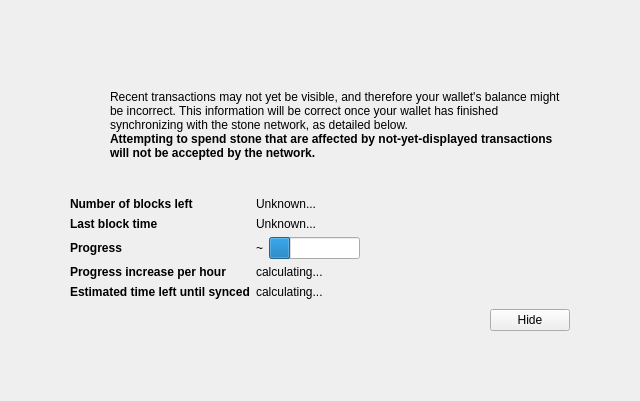
<?xml version="1.0" encoding="UTF-8"?>
<ui version="4.0">
 <class>ModalOverlay</class>
 <widget class="ModalOverlay" name="ModalOverlay">
  <property name="geometry">
   <rect>
    <x>0</x>
    <y>0</y>
    <width>640</width>
    <height>401</height>
   </rect>
  </property>
  <property name="windowTitle">
   <string>Form</string>
  </property>
  <layout class="QVBoxLayout" name="verticalLayout" stretch="0">
   <property name="sizeConstraint">
    <enum>QLayout::SetDefaultConstraint</enum>
   </property>
   <property name="leftMargin">
    <number>0</number>
   </property>
   <property name="topMargin">
    <number>0</number>
   </property>
   <property name="rightMargin">
    <number>0</number>
   </property>
   <property name="bottomMargin">
    <number>0</number>
   </property>
   <item>
    <widget class="QWidget" name="bgWidget" native="true">
     <property name="styleSheet">
      <string notr="true"/>
     </property>
     <layout class="QVBoxLayout" name="verticalLayoutMain" stretch="0">
      <property name="leftMargin">
       <number>60</number>
      </property>
      <property name="topMargin">
       <number>60</number>
      </property>
      <property name="rightMargin">
       <number>60</number>
      </property>
      <property name="bottomMargin">
       <number>60</number>
      </property>
      <item>
       <widget class="QWidget" name="contentWidget" native="true">
        <property name="styleSheet">
         <string notr="true"/>
        </property>
        <layout class="QVBoxLayout" name="verticalLayoutSub" stretch="1,0,0,0,0">
         <property name="spacing">
          <number>0</number>
         </property>
         <property name="leftMargin">
          <number>10</number>
         </property>
         <property name="topMargin">
          <number>10</number>
         </property>
         <property name="rightMargin">
          <number>10</number>
         </property>
         <property name="bottomMargin">
          <number>10</number>
         </property>
         <item>
          <layout class="QHBoxLayout" name="horizontalLayoutIconText" stretch="0,1">
           <property name="topMargin">
            <number>20</number>
           </property>
           <item>
            <layout class="QVBoxLayout" name="verticalLayoutIcon">
             <property name="leftMargin">
              <number>0</number>
             </property>
             <item>
              <widget class="QPushButton" name="warningIcon">
               <property name="enabled">
                <bool>false</bool>
               </property>
               <property name="text">
                <string/>
               </property>
               <property name="icon">
                <iconset>
                 <normaloff>:/icons/warning</normaloff>
                 <disabledoff>:/icons/warning</disabledoff>:/icons/warning</iconset>
               </property>
               <property name="iconSize">
                <size>
                 <width>48</width>
                 <height>48</height>
                </size>
               </property>
               <property name="flat">
                <bool>true</bool>
               </property>
              </widget>
             </item>
             <item>
              <spacer name="verticalSpacerWarningIcon">
               <property name="orientation">
                <enum>Qt::Vertical</enum>
               </property>
               <property name="sizeHint" stdset="0">
                <size>
                 <width>20</width>
                 <height>40</height>
                </size>
               </property>
              </spacer>
             </item>
            </layout>
           </item>
           <item>
            <layout class="QVBoxLayout" name="verticalLayoutInfoText">
             <property name="leftMargin">
              <number>0</number>
             </property>
             <property name="topMargin">
              <number>0</number>
             </property>
             <item>
              <widget class="QLabel" name="infoText">
               <property name="text">
                <string>Recent transactions may not yet be visible, and therefore your wallet's balance might be incorrect. This information will be correct once your wallet has finished synchronizing with the stone network, as detailed below.</string>
               </property>
               <property name="textFormat">
                <enum>Qt::RichText</enum>
               </property>
               <property name="wordWrap">
                <bool>true</bool>
               </property>
              </widget>
             </item>
             <item>
              <widget class="QLabel" name="infoTextStrong">
               <property name="font">
                <font>
                 <weight>75</weight>
                 <bold>true</bold>
                </font>
               </property>
               <property name="text">
                <string>Attempting to spend stone that are affected by not-yet-displayed transactions will not be accepted by the network.</string>
               </property>
               <property name="textFormat">
                <enum>Qt::RichText</enum>
               </property>
               <property name="wordWrap">
                <bool>true</bool>
               </property>
              </widget>
             </item>
             <item>
              <spacer name="verticalSpacerInTextSpace">
               <property name="orientation">
                <enum>Qt::Vertical</enum>
               </property>
               <property name="sizeHint" stdset="0">
                <size>
                 <width>20</width>
                 <height>40</height>
                </size>
               </property>
              </spacer>
             </item>
            </layout>
           </item>
          </layout>
         </item>
         <item>
          <spacer name="verticalSpacerAfterText">
           <property name="orientation">
            <enum>Qt::Vertical</enum>
           </property>
           <property name="sizeHint" stdset="0">
            <size>
             <width>20</width>
             <height>40</height>
            </size>
           </property>
          </spacer>
         </item>
         <item>
          <layout class="QFormLayout" name="formLayout">
           <property name="fieldGrowthPolicy">
            <enum>QFormLayout::FieldsStayAtSizeHint</enum>
           </property>
           <property name="horizontalSpacing">
            <number>6</number>
           </property>
           <property name="verticalSpacing">
            <number>6</number>
           </property>
           <property name="topMargin">
            <number>10</number>
           </property>
           <item row="0" column="0">
            <widget class="QLabel" name="labelNumberOfBlocksLeft">
             <property name="font">
              <font>
               <weight>75</weight>
               <bold>true</bold>
              </font>
             </property>
             <property name="text">
              <string>Number of blocks left</string>
             </property>
            </widget>
           </item>
           <item row="0" column="1">
            <widget class="QLabel" name="numberOfBlocksLeft">
             <property name="text">
              <string>Unknown...</string>
             </property>
            </widget>
           </item>
           <item row="1" column="0">
            <widget class="QLabel" name="labelLastBlockTime">
             <property name="font">
              <font>
               <weight>75</weight>
               <bold>true</bold>
              </font>
             </property>
             <property name="text">
              <string>Last block time</string>
             </property>
            </widget>
           </item>
           <item row="1" column="1">
            <widget class="QLabel" name="newestBlockDate">
             <property name="sizePolicy">
              <sizepolicy hsizetype="Maximum" vsizetype="Preferred">
               <horstretch>0</horstretch>
               <verstretch>0</verstretch>
              </sizepolicy>
             </property>
             <property name="text">
              <string>Unknown...</string>
             </property>
            </widget>
           </item>
           <item row="2" column="0">
            <widget class="QLabel" name="labelSyncDone">
             <property name="font">
              <font>
               <weight>75</weight>
               <bold>true</bold>
              </font>
             </property>
             <property name="text">
              <string>Progress</string>
             </property>
            </widget>
           </item>
           <item row="2" column="1">
            <layout class="QHBoxLayout" name="horizontalLayoutSync" stretch="0,1">
             <item>
              <widget class="QLabel" name="percentageProgress">
               <property name="text">
                <string notr="true">~</string>
               </property>
              </widget>
             </item>
             <item>
              <widget class="QProgressBar" name="progressBar">
               <property name="value">
                <number>24</number>
               </property>
               <property name="format">
                <string/>
               </property>
              </widget>
             </item>
            </layout>
           </item>
           <item row="4" column="0">
            <widget class="QLabel" name="labelProgressIncrease">
             <property name="font">
              <font>
               <weight>75</weight>
               <bold>true</bold>
              </font>
             </property>
             <property name="text">
              <string>Progress increase per hour</string>
             </property>
            </widget>
           </item>
           <item row="4" column="1">
            <widget class="QLabel" name="progressIncreasePerH">
             <property name="text">
              <string>calculating...</string>
             </property>
            </widget>
           </item>
           <item row="5" column="0">
            <widget class="QLabel" name="labelEstimatedTimeLeft">
             <property name="font">
              <font>
               <weight>75</weight>
               <bold>true</bold>
              </font>
             </property>
             <property name="text">
              <string>Estimated time left until synced</string>
             </property>
            </widget>
           </item>
           <item row="5" column="1">
            <widget class="QLabel" name="expectedTimeLeft">
             <property name="text">
              <string>calculating...</string>
             </property>
            </widget>
           </item>
          </layout>
         </item>
         <item>
          <layout class="QHBoxLayout" name="horizontalLayoutButtons">
           <property name="leftMargin">
            <number>10</number>
           </property>
           <property name="topMargin">
            <number>10</number>
           </property>
           <item>
            <spacer name="horizontalSpacer">
             <property name="orientation">
              <enum>Qt::Horizontal</enum>
             </property>
             <property name="sizeHint" stdset="0">
              <size>
               <width>40</width>
               <height>20</height>
              </size>
             </property>
            </spacer>
           </item>
           <item>
            <widget class="QPushButton" name="closeButton">
             <property name="text">
              <string>Hide</string>
             </property>
            </widget>
           </item>
          </layout>
         </item>
         <item>
          <layout class="QVBoxLayout" name="verticalLayout_2">
           <item>
            <spacer name="verticalSpacer">
             <property name="orientation">
              <enum>Qt::Vertical</enum>
             </property>
             <property name="sizeHint" stdset="0">
              <size>
               <width>20</width>
               <height>40</height>
              </size>
             </property>
            </spacer>
           </item>
          </layout>
         </item>
        </layout>
       </widget>
      </item>
     </layout>
    </widget>
   </item>
  </layout>
 </widget>
 <customwidgets>
  <customwidget>
   <class>ModalOverlay</class>
   <extends>QWidget</extends>
   <header>modaloverlay.h</header>
   <container>1</container>
  </customwidget>
 </customwidgets>
 <resources/>
 <connections/>
</ui>
